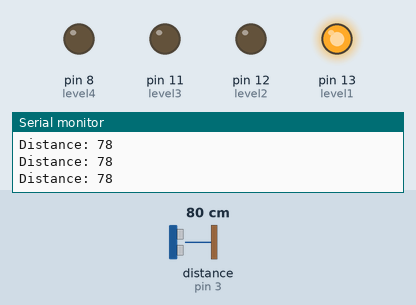
Simulated run of this sketch. Board: Arduino Uno, built with avr-gcc and run on an emulated ATmega328P. Shown: output pins drawn as LEDs (lit = HIGH), the last lines printed to the serial monitor. Wiring (inferred from the names in the program): ultrasonic range finder: trigger pin 2; echo pin 3. Inputs (shaded band) come from the test bench; at power-on: distance to the obstacle (sensor on pin 3) 80 cm. The echo pulse lasts 58.3 µs per cm; pins used as bus, display or sensor lines are not drawn.

Above: at 1.2 s.
1.3 s: distance to the obstacle (sensor on pin 3) set to 18 cm
2.8 s: distance to the obstacle (sensor on pin 3) set to 14 cm
At 4.0 s:
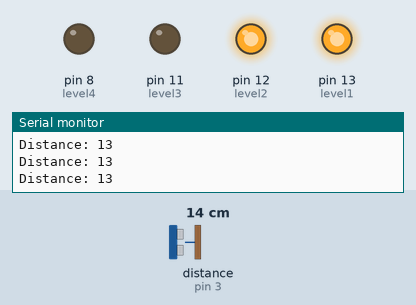
4.3 s: distance to the obstacle (sensor on pin 3) set to 10 cm
At 5.2 s:
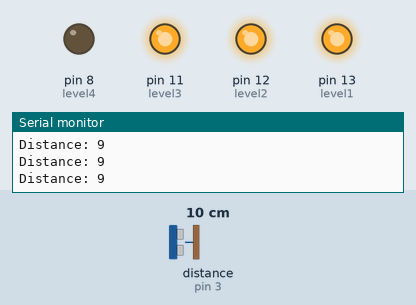
5.8 s: distance to the obstacle (sensor on pin 3) set to 120 cm
At 6.5 s:
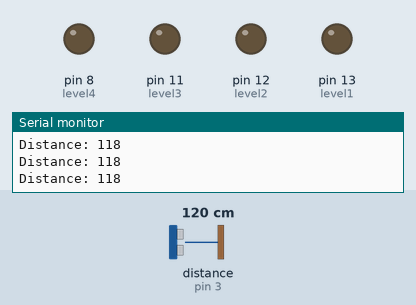
7.3 s: distance to the obstacle (sensor on pin 3) set to 108 cm
8.8 s: distance to the obstacle (sensor on pin 3) set to 98 cm
At 9.7 s:
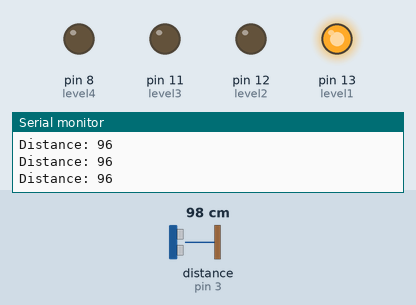
Timing chart, 0 to 11.8 s (numbered marks = the images above; inputs shaded):
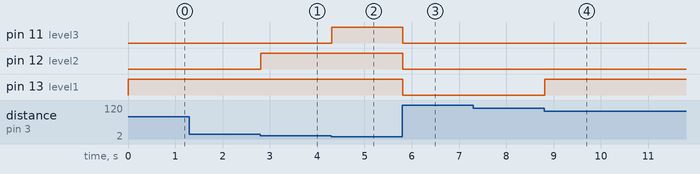

The sketch:

sketch_may27a.ino
```cpp
const int trigPin = 2;
const int echoPin = 3;
const int level4 = 8;
const int level3 = 11;
const int level2 = 12;
const int level1 = 13;

// defines variables
long duration;
int distance;
int safetyDistance;

void setup() {
pinMode(trigPin, OUTPUT); // Sets the trigPin as an Output
pinMode(echoPin, INPUT); // Sets the echoPin as an Input
pinMode(level4, OUTPUT);
pinMode(level3, OUTPUT);
pinMode(level2, OUTPUT);
pinMode(level1, OUTPUT);
Serial.begin(9600); // Starts the serial communication
}

void loop() {
// Clears the trigPin
digitalWrite(trigPin, LOW);
delayMicroseconds(2);

// Sets the trigPin on HIGH state for 10 micro seconds
digitalWrite(trigPin, HIGH);
delayMicroseconds(10);
digitalWrite(trigPin, LOW);

// Reads the echoPin, returns the sound wave travel time in microseconds
duration = pulseIn(echoPin, HIGH);

// Calculating the distance
distance= duration*0.034/2;

safetyDistance = distance;
if (distance <=5)
{
  digitalWrite(level4, HIGH);
}
else
{
  digitalWrite(level4, LOW);
}
if (distance <=10)
{
  digitalWrite(level3, HIGH);
}
else
{
  digitalWrite(level3, LOW);
}
if (distance <=15)
{
  digitalWrite(level2, HIGH);
}
else
{
  digitalWrite(level2, LOW);
}
if (distance <=100)
{
  digitalWrite(level1, HIGH);
}
else
{
  digitalWrite(level1, LOW);
}

// Prints the distance on the Serial Monitor
Serial.print("Distance: ");
Serial.println(distance);
}
```

Measured:
- the behaviour switches between 17 and 16 cm on distance to the obstacle (sensor on pin 3) (found by bisection; images 0 and 1)
- the behaviour switches between 12 and 11 cm on distance to the obstacle (sensor on pin 3) (found by bisection; images 1 and 2)
- the behaviour switches between 103 and 102 cm on distance to the obstacle (sensor on pin 3) (found by bisection; images 3 and 4)
- after the input at 2.8 s, pin 12 (level2): LOW → HIGH at once
- after the input at 4.3 s, pin 11 (level3): LOW → HIGH at once
- after the input at 5.8 s, pin 11 (level3), pin 12 (level2), pin 13 (level1): HIGH → LOW at once
- after the input at 8.8 s, pin 13 (level1): LOW → HIGH at once
